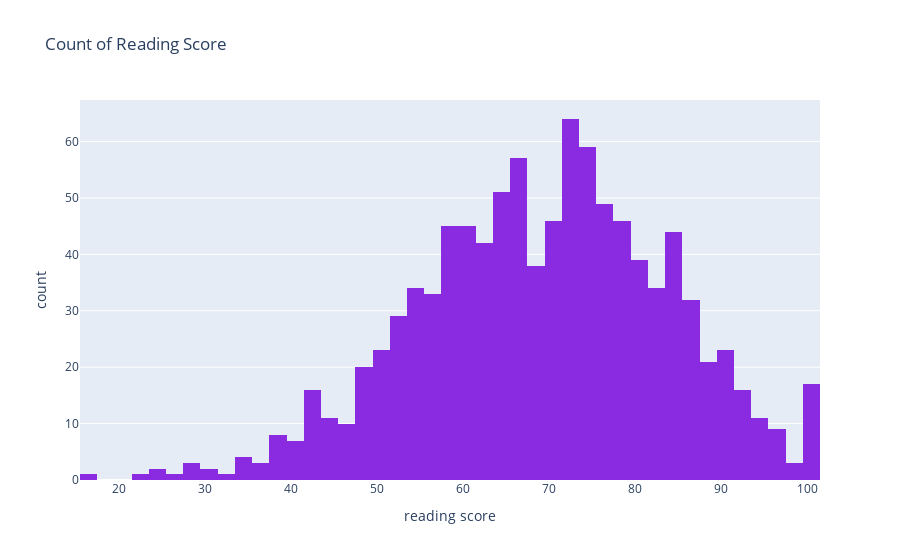

Notebook source saved alongside this figure:
### Markdown cell above
#### Let us explore the Reading score

### Code cell
jk = express.histogram(data_frame=df, x=df['reading score'], title="Count of Reading Score", color_discrete_sequence=["blueviolet"])
jk.update_layout()

### Figure 1 — Plotly figure (JSON) as saved in the notebook; plotly's stock layout.template omitted (floating-point values rounded to 4 significant figures; data arrays with more than 128 entries replaced by an {"elided": "..."} marker saying what was removed)
{"data": [{"alignmentgroup": "True", "bingroup": "x", "hovertemplate": "reading score=%{x}<br>count=%{y}<extra></extra>", "legendgroup": "", "marker": {"color": "blueviolet", "pattern": {"shape": ""}}, "name": "", "offsetgroup": "", "orientation": "v", "showlegend": false, "type": "histogram", "x": {"elided": "1000 int values"}, "xaxis": "x", "yaxis": "y"}], "layout": {"barmode": "relative", "legend": {"tracegroupgap": 0}, "title": {"text": "Count of Reading Score"}, "xaxis": {"anchor": "y", "domain": [0, 1], "title": {"text": "reading score"}}, "yaxis": {"anchor": "x", "domain": [0, 1], "title": {"text": "count"}}}}
